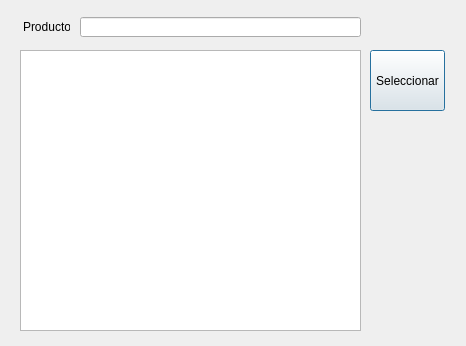
<?xml version="1.0" encoding="UTF-8"?>
<ui version="4.0">
 <class>FrmListaProductosSel</class>
 <widget class="QDialog" name="FrmListaProductosSel">
  <property name="geometry">
   <rect>
    <x>0</x>
    <y>0</y>
    <width>466</width>
    <height>346</height>
   </rect>
  </property>
  <property name="windowTitle">
   <string>Dialog</string>
  </property>
  <widget class="QLabel" name="label">
   <property name="geometry">
    <rect>
     <x>23</x>
     <y>20</y>
     <width>47</width>
     <height>13</height>
    </rect>
   </property>
   <property name="text">
    <string>Producto :</string>
   </property>
  </widget>
  <widget class="QLineEdit" name="txtApel">
   <property name="geometry">
    <rect>
     <x>80</x>
     <y>17</y>
     <width>281</width>
     <height>20</height>
    </rect>
   </property>
  </widget>
  <widget class="QTableWidget" name="twClientes">
   <property name="geometry">
    <rect>
     <x>20</x>
     <y>50</y>
     <width>341</width>
     <height>281</height>
    </rect>
   </property>
  </widget>
  <widget class="QPushButton" name="cmdSeleccionar">
   <property name="geometry">
    <rect>
     <x>370</x>
     <y>50</y>
     <width>75</width>
     <height>61</height>
    </rect>
   </property>
   <property name="text">
    <string>Seleccionar</string>
   </property>
  </widget>
 </widget>
 <resources/>
 <connections/>
</ui>
